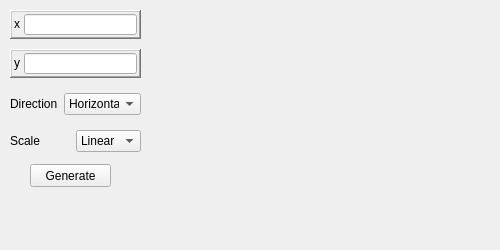
           <widget class="QWidget" name="tab_2">
            <attribute name="title">
             <string>1D Slice</string>
            </attribute>
            <widget class="QWidget" name="horizontalLayoutWidget_3">
             <property name="geometry">
              <rect>
               <x>150</x>
               <y>10</y>
               <width>341</width>
               <height>231</height>
              </rect>
             </property>
             <layout class="QHBoxLayout" name="slice_1d"/>
            </widget>
            <widget class="QFrame" name="frame_4">
             <property name="enabled">
              <bool>true</bool>
             </property>
             <property name="geometry">
              <rect>
               <x>10</x>
               <y>10</y>
               <width>131</width>
               <height>29</height>
              </rect>
             </property>
             <property name="frameShape">
              <enum>QFrame::WinPanel</enum>
             </property>
             <property name="frameShadow">
              <enum>QFrame::Raised</enum>
             </property>
             <layout class="QHBoxLayout" name="horizontalLayout_14">
              <property name="spacing">
               <number>2</number>
              </property>
              <property name="leftMargin">
               <number>0</number>
              </property>
              <property name="topMargin">
               <number>2</number>
              </property>
              <property name="rightMargin">
               <number>2</number>
              </property>
              <property name="bottomMargin">
               <number>2</number>
              </property>
              <item>
               <widget class="QLabel" name="label_12">
                <property name="enabled">
                 <bool>true</bool>
                </property>
                <property name="minimumSize">
                 <size>
                  <width>10</width>
                  <height>0</height>
                 </size>
                </property>
                <property name="text">
                 <string>&lt;html&gt;&lt;head/&gt;&lt;body&gt;&lt;p align=&quot;center&quot;&gt;x&lt;/p&gt;&lt;/body&gt;&lt;/html&gt;</string>
                </property>
               </widget>
              </item>
              <item>
               <widget class="QLineEdit" name="x_c">
                <property name="enabled">
                 <bool>true</bool>
                </property>
               </widget>
              </item>
             </layout>
            </widget>
            <widget class="QFrame" name="frame_5">
             <property name="enabled">
              <bool>true</bool>
             </property>
             <property name="geometry">
              <rect>
               <x>10</x>
               <y>49</y>
               <width>131</width>
               <height>29</height>
              </rect>
             </property>
             <property name="frameShape">
              <enum>QFrame::WinPanel</enum>
             </property>
             <property name="frameShadow">
              <enum>QFrame::Raised</enum>
             </property>
             <layout class="QHBoxLayout" name="horizontalLayout_16">
              <property name="spacing">
               <number>2</number>
              </property>
              <property name="leftMargin">
               <number>0</number>
              </property>
              <property name="topMargin">
               <number>2</number>
              </property>
              <property name="rightMargin">
               <number>2</number>
              </property>
              <property name="bottomMargin">
               <number>2</number>
              </property>
              <item>
               <widget class="QLabel" name="label_35">
                <property name="enabled">
                 <bool>true</bool>
                </property>
                <property name="minimumSize">
                 <size>
                  <width>10</width>
                  <height>0</height>
                 </size>
                </property>
                <property name="text">
                 <string>&lt;html&gt;&lt;head/&gt;&lt;body&gt;&lt;p align=&quot;center&quot;&gt;y&lt;/p&gt;&lt;/body&gt;&lt;/html&gt;</string>
                </property>
               </widget>
              </item>
              <item>
               <widget class="QLineEdit" name="y_c">
                <property name="enabled">
                 <bool>true</bool>
                </property>
               </widget>
              </item>
             </layout>
            </widget>
            <widget class="QPushButton" name="generate">
             <property name="geometry">
              <rect>
               <x>30</x>
               <y>164</y>
               <width>81</width>
               <height>23</height>
              </rect>
             </property>
             <property name="text">
              <string>Generate</string>
             </property>
            </widget>
            <widget class="QWidget" name="layoutWidget_2">
             <property name="geometry">
              <rect>
               <x>10</x>
               <y>93</y>
               <width>131</width>
               <height>22</height>
              </rect>
             </property>
             <layout class="QHBoxLayout" name="horizontalLayout_15">
              <item>
               <widget class="QLabel" name="label_41">
                <property name="text">
                 <string>Direction</string>
                </property>
               </widget>
              </item>
              <item>
               <widget class="QComboBox" name="direction">
                <item>
                 <property name="text">
                  <string>Horizontal</string>
                 </property>
                </item>
                <item>
                 <property name="text">
                  <string>Vertical</string>
                 </property>
                </item>
               </widget>
              </item>
             </layout>
            </widget>
            <widget class="QWidget" name="layoutWidget">
             <property name="geometry">
              <rect>
               <x>10</x>
               <y>130</y>
               <width>131</width>
               <height>22</height>
              </rect>
             </property>
             <layout class="QHBoxLayout" name="horizontalLayout_13">
              <item>
               <widget class="QLabel" name="label_40">
                <property name="text">
                 <string>Scale</string>
                </property>
               </widget>
              </item>
              <item>
               <widget class="QComboBox" name="scale">
                <item>
                 <property name="text">
                  <string>Linear</string>
                 </property>
                </item>
                <item>
                 <property name="text">
                  <string>Log</string>
                 </property>
                </item>
               </widget>
              </item>
             </layout>
            </widget>
           </widget>
